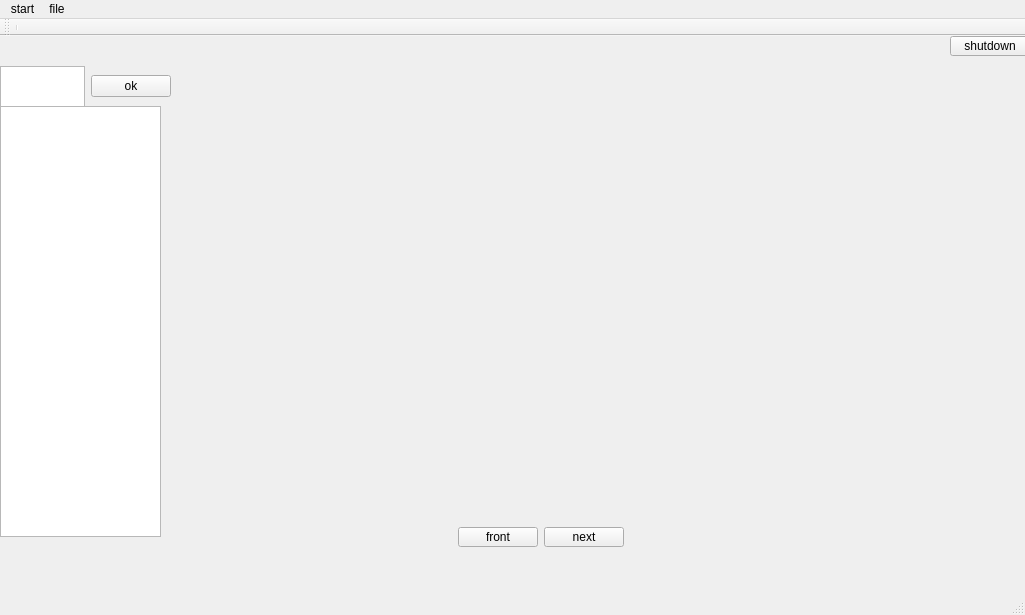
<?xml version="1.0" encoding="UTF-8"?>
<ui version="4.0">
 <class>MainWindow</class>
 <widget class="QMainWindow" name="MainWindow">
  <property name="geometry">
   <rect>
    <x>0</x>
    <y>0</y>
    <width>1025</width>
    <height>615</height>
   </rect>
  </property>
  <property name="windowTitle">
   <string>MainWindow</string>
  </property>
  <widget class="QWidget" name="centralwidget">
   <widget class="QPushButton" name="mypushbutton">
    <property name="geometry">
     <rect>
      <x>950</x>
      <y>0</y>
      <width>80</width>
      <height>20</height>
     </rect>
    </property>
    <property name="text">
     <string>shutdown</string>
    </property>
   </widget>
   <widget class="QLabel" name="label_2">
    <property name="geometry">
     <rect>
      <x>0</x>
      <y>480</y>
      <width>121</width>
      <height>61</height>
     </rect>
    </property>
    <property name="text">
     <string/>
    </property>
   </widget>
   <widget class="QWidget" name="widget_2" native="true">
    <property name="geometry">
     <rect>
      <x>0</x>
      <y>30</y>
      <width>171</width>
      <height>41</height>
     </rect>
    </property>
    <layout class="QHBoxLayout" name="horizontalLayout">
     <item>
      <widget class="QPlainTextEdit" name="plainTextEdit"/>
     </item>
     <item>
      <widget class="QPushButton" name="pushButton_3">
       <property name="text">
        <string>ok</string>
       </property>
      </widget>
     </item>
    </layout>
   </widget>
   <widget class="QListWidget" name="listWidget">
    <property name="geometry">
     <rect>
      <x>0</x>
      <y>70</y>
      <width>161</width>
      <height>431</height>
     </rect>
    </property>
   </widget>
   <widget class="QWidget" name="widget_4" native="true">
    <property name="geometry">
     <rect>
      <x>190</x>
      <y>10</y>
      <width>701</width>
      <height>531</height>
     </rect>
    </property>
    <layout class="QVBoxLayout" name="verticalLayout_2">
     <item>
      <widget class="QWidget" name="widget" native="true">
       <layout class="QVBoxLayout" name="verticalLayout">
        <item>
         <widget class="QLabel" name="label">
          <property name="text">
           <string/>
          </property>
         </widget>
        </item>
        <item>
         <widget class="QWidget" name="widget_5" native="true">
          <property name="maximumSize">
           <size>
            <width>701</width>
            <height>61</height>
           </size>
          </property>
          <layout class="QHBoxLayout" name="horizontalLayout_3">
           <item>
            <spacer name="horizontalSpacer">
             <property name="orientation">
              <enum>Qt::Horizontal</enum>
             </property>
             <property name="sizeHint" stdset="0">
              <size>
               <width>223</width>
               <height>20</height>
              </size>
             </property>
            </spacer>
           </item>
           <item>
            <widget class="QWidget" name="widget_3" native="true">
             <property name="maximumSize">
              <size>
               <width>184</width>
               <height>38</height>
              </size>
             </property>
             <layout class="QHBoxLayout" name="horizontalLayout_2">
              <item>
               <widget class="QPushButton" name="pushButton">
                <property name="text">
                 <string>front</string>
                </property>
               </widget>
              </item>
              <item>
               <widget class="QPushButton" name="pushButton_2">
                <property name="text">
                 <string>next</string>
                </property>
               </widget>
              </item>
             </layout>
            </widget>
           </item>
           <item>
            <spacer name="horizontalSpacer_2">
             <property name="orientation">
              <enum>Qt::Horizontal</enum>
             </property>
             <property name="sizeHint" stdset="0">
              <size>
               <width>222</width>
               <height>20</height>
              </size>
             </property>
            </spacer>
           </item>
          </layout>
         </widget>
        </item>
       </layout>
      </widget>
     </item>
    </layout>
   </widget>
  </widget>
  <widget class="QMenuBar" name="menubar">
   <property name="geometry">
    <rect>
     <x>0</x>
     <y>0</y>
     <width>1025</width>
     <height>22</height>
    </rect>
   </property>
   <widget class="QMenu" name="menustart">
    <property name="title">
     <string>start</string>
    </property>
    <widget class="QMenu" name="menureopen">
     <property name="title">
      <string>reopen</string>
     </property>
     <addaction name="actionhaha"/>
    </widget>
    <addaction name="actionopen"/>
    <addaction name="menureopen"/>
    <addaction name="separator"/>
   </widget>
   <widget class="QMenu" name="menufile">
    <property name="title">
     <string>file</string>
    </property>
    <addaction name="actionnew"/>
    <addaction name="actionload"/>
   </widget>
   <addaction name="menustart"/>
   <addaction name="menufile"/>
  </widget>
  <widget class="QStatusBar" name="statusbar"/>
  <widget class="QToolBar" name="toolBar">
   <property name="windowTitle">
    <string>toolBar</string>
   </property>
   <attribute name="toolBarArea">
    <enum>TopToolBarArea</enum>
   </attribute>
   <attribute name="toolBarBreak">
    <bool>false</bool>
   </attribute>
   <addaction name="separator"/>
  </widget>
  <action name="actionopen">
   <property name="text">
    <string>open</string>
   </property>
  </action>
  <action name="actionnew">
   <property name="text">
    <string>new</string>
   </property>
  </action>
  <action name="actionload">
   <property name="text">
    <string>load</string>
   </property>
  </action>
  <action name="actionhaha">
   <property name="text">
    <string>haha</string>
   </property>
  </action>
 </widget>
 <resources/>
 <connections>
  <connection>
   <sender>mypushbutton</sender>
   <signal>clicked()</signal>
   <receiver>MainWindow</receiver>
   <slot>close()</slot>
   <hints>
    <hint type="sourcelabel">
     <x>49</x>
     <y>52</y>
    </hint>
    <hint type="destinationlabel">
     <x>399</x>
     <y>299</y>
    </hint>
   </hints>
  </connection>
 </connections>
</ui>
